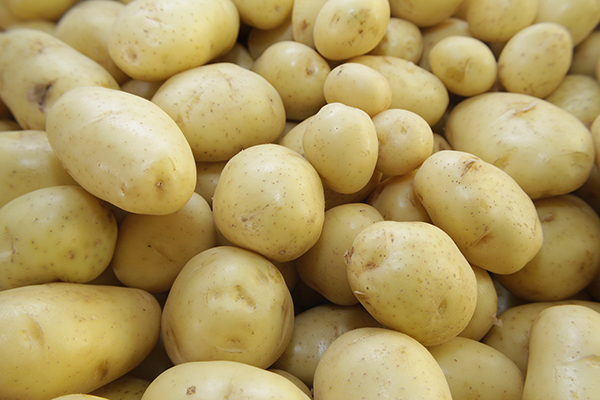
#> input picture Professional_Portfolio/04_img_watermark_gui/data/raw_imgs/potato.jpg, 600 x 400 px
$ python teste.py
#> lines starting #> are read from the running program, lines starting #| are printed output that depends on the picture
from PIL import Image, ImageDraw, ImageFont

image = Image.open("data/raw_imgs/potato.jpg")
#> image is the input picture: PIL image 600x400 RGB; mean R, G, B 173.1, 152.4, 95.8

logo = image.copy()
size = (500, 100)
logo.thumbnail(size)
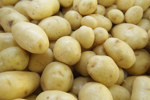
#> logo: PIL image 150x100 RGB; mean R, G, B 173.2, 152.6, 95.9

watermark = image.copy()

width, height = image.size
#> width = 600; height = 400

watermark.paste(logo, (width - 160, height - 100 - 10))
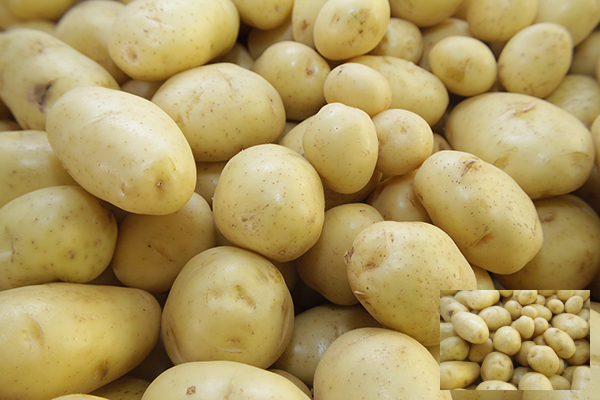
#> watermark: PIL image 600x400 RGB; mean R, G, B 173.8, 153.1, 96.2
watermark.show()
